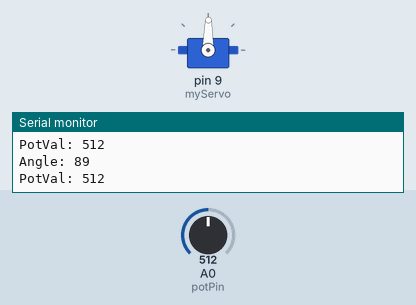
Simulated run of this sketch. Board: Arduino Uno, built with avr-gcc and run on an emulated ATmega328P. On the bench: servo, the last lines printed to the serial monitor. The inputs (shaded band) are chosen by the test bench; at power-on: A0 (potPin) = 512.

Above: at 1.2 s.
1.3 s: A0 (potPin) set to 556
At 1.6 s:
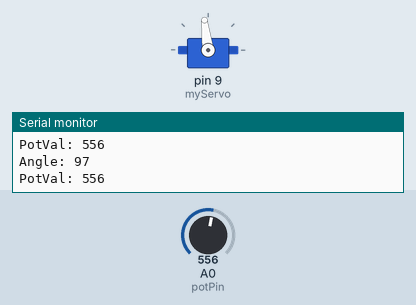
4.3 s: A0 (potPin) set to 584
At 4.9 s:
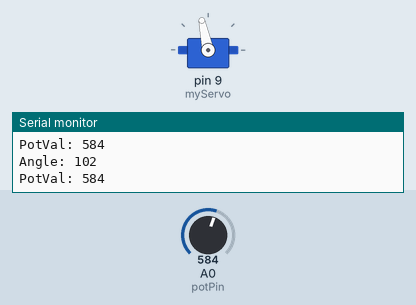
5.8 s: A0 (potPin) set to 306
At 6.3 s:
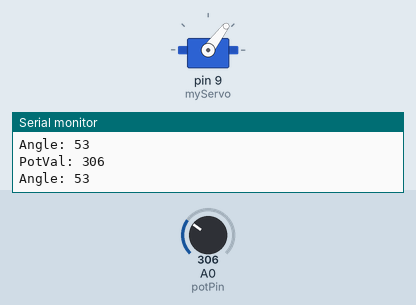
7.3 s: A0 (potPin) set to 716
At 8.5 s:
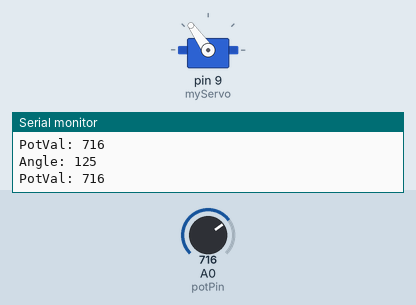
8.8 s: A0 (potPin) set to 988
At 9.1 s:
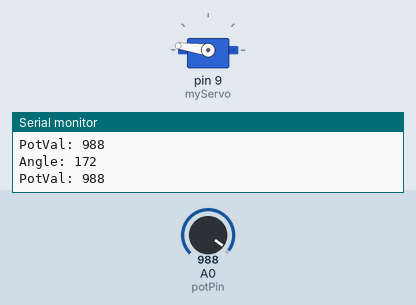
10.3 s: A0 (potPin) set to 1010
At 10.6 s:
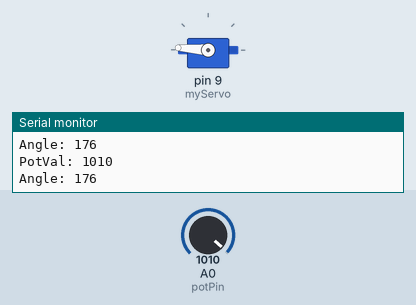
Timing chart, 0 to 13.3 s (numbered marks = the images above; inputs shaded):
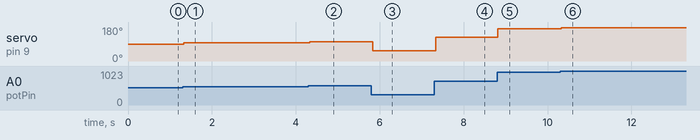

Measured:
- after the input at 1.3 s, servo on pin 9 (myServo): 89° → 97° at once
- after the input at 4.3 s, servo on pin 9 (myServo): 97° → 102° at once
- after the input at 5.8 s, servo on pin 9 (myServo): 102° → 53° at once
- after the input at 7.3 s, servo on pin 9 (myServo): 53° → 125° at once
- after the input at 8.8 s, servo on pin 9 (myServo): 125° → 172° at once
- after the input at 10.3 s, servo on pin 9 (myServo): 172° → 176° at once

The sketch:

MoodCue.ino
```cpp
// Mood Cue: learn how to use the servo motor
#include <Servo.h> // needed to use the servo motor

// global variables
Servo myServo;
int const potPin = A0; // potentiometer input pin
int potValue;
int angle ;

void setup() {
  myServo.attach(9); // set up the servo

  Serial.begin(9600);
}

void loop() {
  potValue = analogRead(potPin);

  Serial.print("PotVal: ");
  Serial.print(potValue);
  Serial.print(" \n");

  angle = map(potValue, 0 , 1023, 0 ,179); // take the number from potPin and mao it to a number between 0-179
  Serial.print("Angle: " );
  Serial.print(angle);
  Serial.print(" \n");
  myServo.write(angle);
  delay(15);


}
```
